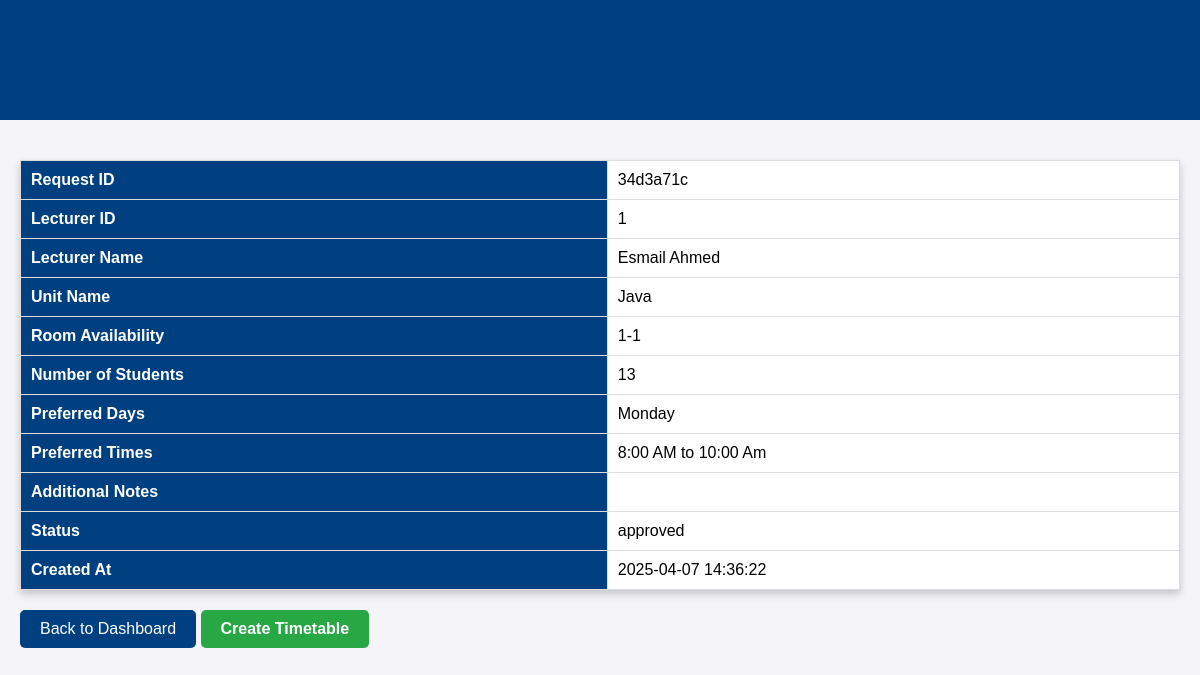
The app's page /dashboard/timetabler/view/34d3a71c with its own data.
### tables this page shows
CREATE TABLE timetable_requests (
                id TEXT PRIMARY KEY,
                lecturer_id INTEGER NOT NULL,
                lecturer_name STRING NOT NULL,
                course_id INTEGER,
                unit_name TEXT NOT NULL,
                room_available TEXT NOT NULL DEFAULT 'Unknown', --default value set here
                student_count INTEGER NOT NULL,
                preferred_days TEXT,
                preferred_times TEXT,
                additional_notes TEXT,
                status TEXT DEFAULT 'pending',
                created_at TEXT DEFAULT CURRENT_TIMESTAMP,
                timetable_id STRING,
                FOREIGN KEY(lecturer_id) REFERENCES users(id)
            );

### app.py (the view)
@app.route('/dashboard/timetabler/view/<request_id>')
def view_lecturer_request(request_id):
    with get_db_connection() as conn:
        request = conn.execute('''
            SELECT id, lecturer_id, lecturer_name, unit_name, room_available, student_count,
                   preferred_days, preferred_times, additional_notes, status, created_at
            FROM timetable_requests
            WHERE id = ?
        ''', (request_id,)).fetchone()
    if not request:
        return "Request not found", 404
    return render_template('view_lecturer_request.html', request=request)

### app.py (called while the page is built)
def get_db_connection():
    conn = sqlite3.connect('projo.db')  # Ensure this matches your database file
    conn.row_factory = sqlite3.Row  # Allows accessing columns by name
    return conn

### templates/view_lecturer_request.html (shortened to what this page needs)
<!DOCTYPE html>
<html lang="en">
<head>
</head>
<body>
    <header>
        <h1>Request Details</h1>
    </header>
    <main>
        <table>
            <tr>
                <th>Request ID</th>
                <td>{{ request.id }}</td>
            </tr>
            <tr>
                <th>Lecturer ID</th>
                <td>{{ request.lecturer_id }}</td>
            </tr>
            <tr>
                <th>Lecturer Name</th>
                <td>{{ request.lecturer_name }}</td>
            </tr>
            <tr>
                <th>Unit Name</th>
                <td>{{ request.unit_name }}</td>
            </tr>
            <tr>
                <th>Room Availability</th>
                <td>{{ request.room_available }}</td>
            </tr>
            <tr>
                <th>Number of Students</th>
                <td>{{ request.student_count }}</td>
            </tr>
            <tr>
                <th>Preferred Days</th>
                <td>{{ request.preferred_days }}</td>
            </tr>
            <tr>
                <th>Preferred Times</th>
                <td>{{ request.preferred_times }}</td>
            </tr>
            <tr>
                <th>Additional Notes</th>
                <td>{{ request.additional_notes }}</td>
            </tr>
            <tr>
                <th>Status</th>
                <td>{{ request.status }}</td>
            </tr>
            <tr>
                <th>Created At</th>
                <td>{{ request.created_at }}</td>
            </tr>
        </table>
        <a href="/dashboard/timetabler" style="display: inline-block; margin-top: 20px; text-decoration: none; background-color: #004080; color: white; padding: 10px 20px; border-radius: 5px;">Back to Dashboard</a>
        <a href="/timetable/create/{{ request.id }}" class="create-timetable-btn">Create Timetable</a>
    </main>
</body>
</html>

### templates/view_lecturer_request.html (style rules this page uses)
body { font-family: Arial, sans-serif; background-color: #f4f4f9; margin: 0; padding: 0; }
header { background-color: #004080; color: white; padding: 20px; text-align: center; }
main { padding: 20px; }
h1 { color: #004080; text-align: center; }
table { width: 100%; border-collapse: collapse; margin-top: 20px; background-color: white; box-shadow: 0 4px 8px rgba(0, 0, 0, 0.2); }
th, td { padding: 10px; text-align: left; border: 1px solid #ddd; }
th { background-color: #004080; color: white; }
.create-timetable-btn { display: inline-block; text-decoration: none; background-color: #28a745; color: white; padding: 10px 20px; border-radius: 5px; font-size: 16px; font-weight: bold; text-align: center; transition: background-color 0.3s ease; }

### records on screen
timetable_requests: id "34d3a71c", lecturer_id "1", lecturer_name "Esmail Ahmed", unit_name "Java", room_available "1-1", student_count "13", preferred_days "Monday", preferred_times "8:00 AM to 10:00 Am", status "approved", created_at "2025-04-07 14:36:22"
